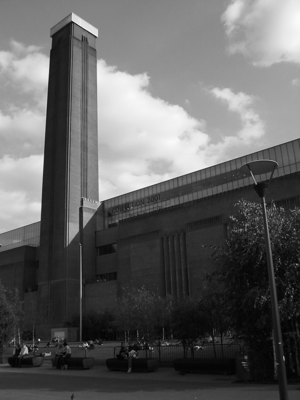
%> input picture ex/ex1/London.png, 300 x 400 px
$ octave GradientCanny.m   (GNU Octave 9; MATLAB toolbox functions it lacks are replaced by stand-ins)
%> lines starting %> are read from the running program, lines starting %| are printed output that depends on the picture; in (x1, y1, x2, y2) boxes, pixels count from 0 and x2, y2 are one past the last pixel; in counts of white or black regions, pixels touching at a corner belong together; the program's own positions count from 1
clear 'all';
close 'all';

%read image
Image = imread('../ex1/London.png');
%> Image is the input picture: size 400x300 uint8; min 0, max 252, mean 97.2
%transform to double to once and for all
Image = double(Image);
%> Image: size 400x300 double

%plot the image
figure(1);
subplot(1,3,1);
imshow(uint8(Image));
title('Original');

%choose the filters
Sobel = 1;
if Sobel == 1
    DX = fspecial('sobel')';
    DY = fspecial('sobel');
else
    DX = fspecial('prewitt')';
    DY = fspecial('prewitt');
end

%apply the DX and DY filter
ImageDx = imfilter(Image, DX);
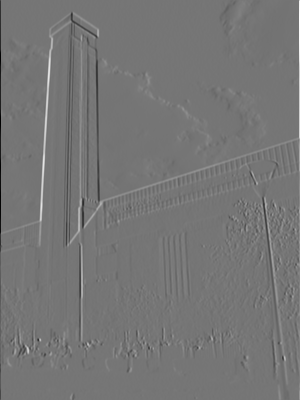
%> ImageDx: size 400x300 double; min -866, max 1007, mean 0.4; drawn with min black and max white
ImageDy = imfilter(Image, DY);
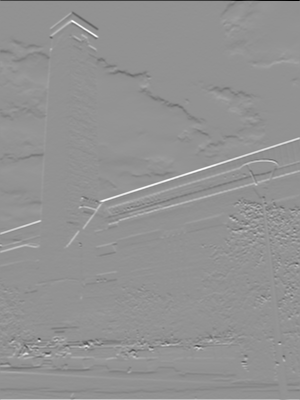
%> ImageDy: size 400x300 double; min -931, max 688, mean 0.7; drawn with min black and max white

%calculate the norm of the derviative
ImageDr = sqrt(ImageDx.*ImageDx+ImageDy.*ImageDy);
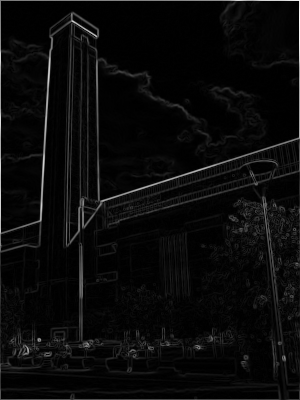
%> ImageDr: size 400x300 double; min 0, max 1007, mean 42.2; drawn with min black and max white
%plot it
subplot(1,3,2);
imshow(ImageDr, []);
title('dI/dr');

Threshold = 40;
%apply a certain threshold
EdgeImage = (ImageDr > Threshold);
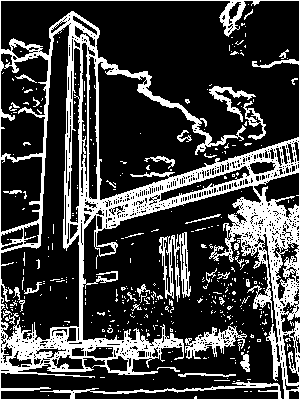
%> EdgeImage: size 400x300 logical; 24.9% white; 387 white regions (353 under 20 px), largest, box (x1, y1, x2, y2) and area: (0, 0, 300, 400) 24585, (159, 232, 191, 302) 950, (185, 326, 247, 359) 775
%plot it
subplot(1,3,3);
imshow(EdgeImage, []);
Title = sprintf('Edge Image using Threshold: %d', Threshold);
title(char(Title));

%upper and lower threshold for edge detection (relative to max gradient
%value)
Threshold = [0.0 0.05];
%width of Gaussian
Sigma = 1;
%apply a certain threshold
EdgeCanny = edge(Image, 'Canny', Threshold, Sigma);%??????
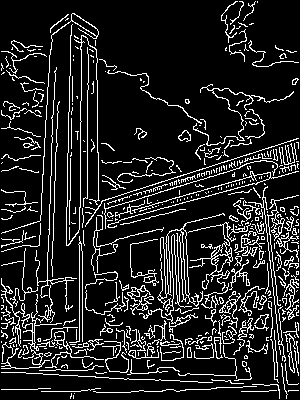
%> EdgeCanny: size 400x300 logical; 13.5% white in thin lines or dots
%plot it
figure(2)
subplot(1,2,1);
imshow(EdgeCanny, []);
Title = sprintf('Canny edge detection with thresholds: [%1.2f,%1.2f] and sigma %2.2f', Threshold(1), Threshold(2), Sigma);
title(char(Title));

Threshold = [0.0 0.0015];
Sigma = 1;
%apply a certain threshold
EdgeCanny2 = edge(Image, 'Canny', Threshold, Sigma);%??????
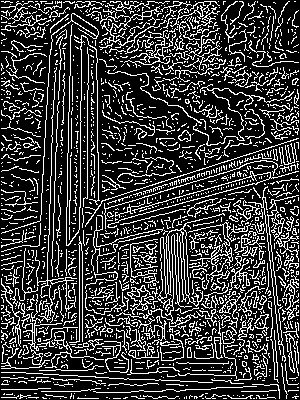
%> EdgeCanny2: size 400x300 logical; 23.1% white in thin lines or dots
Diff = EdgeCanny - EdgeCanny2;
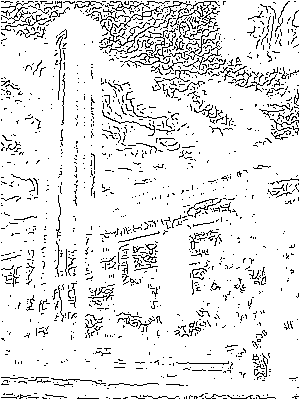
%> Diff: size 400x300 double; values -1 (black) and 0 (white), 90.4% white; black in thin lines or dots
sum(sum(abs(Diff)))
%> ans = 11491
%plot it
figure(2)
subplot(1,2,2);
imshow(EdgeCanny2, []);
%imshow(Diff, []);
Title = sprintf('Canny edge detection with thresholds: [%1.4f,%1.4f] and sigma %2.2f', Threshold(1), Threshold(2), Sigma);
title(char(Title));
